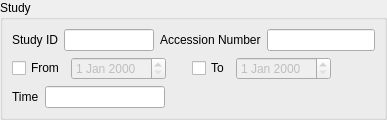
              <widget class="QGroupBox" name="groupBox_6" >
               <property name="sizePolicy" >
                <sizepolicy>
                 <hsizetype>7</hsizetype>
                 <vsizetype>7</vsizetype>
                 <horstretch>0</horstretch>
                 <verstretch>0</verstretch>
                </sizepolicy>
               </property>
               <property name="maximumSize" >
                <size>
                 <width>16777215</width>
                 <height>16777215</height>
                </size>
               </property>
               <property name="title" >
                <string>Study</string>
               </property>
               <layout class="QGridLayout" >
                <property name="margin" >
                 <number>9</number>
                </property>
                <property name="spacing" >
                 <number>6</number>
                </property>
                <item row="0" column="0" >
                 <layout class="QHBoxLayout" >
                  <property name="margin" >
                   <number>0</number>
                  </property>
                  <property name="spacing" >
                   <number>6</number>
                  </property>
                  <item>
                   <widget class="QLabel" name="textLabel5_3" >
                    <property name="text" >
                     <string>Study ID</string>
                    </property>
                   </widget>
                  </item>
                  <item>
                   <widget class="QLineEdit" name="m_textStudyID" >
                    <property name="minimumSize" >
                     <size>
                      <width>0</width>
                      <height>20</height>
                     </size>
                    </property>
                    <property name="maximumSize" >
                     <size>
                      <width>90</width>
                      <height>16777215</height>
                     </size>
                    </property>
                   </widget>
                  </item>
                  <item>
                   <widget class="QLabel" name="label_9" >
                    <property name="text" >
                     <string>Accession Number</string>
                    </property>
                   </widget>
                  </item>
                  <item>
                   <widget class="QLineEdit" name="m_textAccessionNumber" >
                    <property name="minimumSize" >
                     <size>
                      <width>0</width>
                      <height>20</height>
                     </size>
                    </property>
                   </widget>
                  </item>
                 </layout>
                </item>
                <item row="2" column="0" >
                 <layout class="QHBoxLayout" >
                  <property name="margin" >
                   <number>0</number>
                  </property>
                  <property name="spacing" >
                   <number>6</number>
                  </property>
                  <item>
                   <widget class="QLabel" name="label_13" >
                    <property name="text" >
                     <string>Time</string>
                    </property>
                   </widget>
                  </item>
                  <item>
                   <widget class="QLineEdit" name="m_textStudyTime" >
                    <property name="maximumSize" >
                     <size>
                      <width>120</width>
                      <height>16777215</height>
                     </size>
                    </property>
                   </widget>
                  </item>
                  <item>
                   <spacer>
                    <property name="orientation" >
                     <enum>Qt::Horizontal</enum>
                    </property>
                    <property name="sizeHint" >
                     <size>
                      <width>40</width>
                      <height>20</height>
                     </size>
                    </property>
                   </spacer>
                  </item>
                 </layout>
                </item>
                <item row="1" column="0" >
                 <layout class="QHBoxLayout" >
                  <property name="margin" >
                   <number>0</number>
                  </property>
                  <property name="spacing" >
                   <number>6</number>
                  </property>
                  <item>
                   <widget class="QCheckBox" name="m_checkFrom" >
                    <property name="text" >
                     <string>From</string>
                    </property>
                   </widget>
                  </item>
                  <item>
                   <widget class="QDateEdit" name="m_dateStudyDateFrom" >
                    <property name="enabled" >
                     <bool>false</bool>
                    </property>
                    <property name="minimumSize" >
                     <size>
                      <width>0</width>
                      <height>20</height>
                     </size>
                    </property>
                    <property name="wrapping" >
                     <bool>false</bool>
                    </property>
                    <property name="buttonSymbols" >
                     <enum>QAbstractSpinBox::UpDownArrows</enum>
                    </property>
                   </widget>
                  </item>
                  <item>
                   <spacer>
                    <property name="orientation" >
                     <enum>Qt::Horizontal</enum>
                    </property>
                    <property name="sizeType" >
                     <enum>QSizePolicy::Fixed</enum>
                    </property>
                    <property name="sizeHint" >
                     <size>
                      <width>20</width>
                      <height>20</height>
                     </size>
                    </property>
                   </spacer>
                  </item>
                  <item>
                   <widget class="QCheckBox" name="m_checkTo" >
                    <property name="text" >
                     <string>To</string>
                    </property>
                   </widget>
                  </item>
                  <item>
                   <widget class="QDateEdit" name="m_dateStudyDateTo" >
                    <property name="enabled" >
                     <bool>false</bool>
                    </property>
                    <property name="minimumSize" >
                     <size>
                      <width>0</width>
                      <height>20</height>
                     </size>
                    </property>
                   </widget>
                  </item>
                  <item>
                   <spacer>
                    <property name="orientation" >
                     <enum>Qt::Horizontal</enum>
                    </property>
                    <property name="sizeHint" >
                     <size>
                      <width>40</width>
                      <height>20</height>
                     </size>
                    </property>
                   </spacer>
                  </item>
                 </layout>
                </item>
               </layout>
              </widget>
